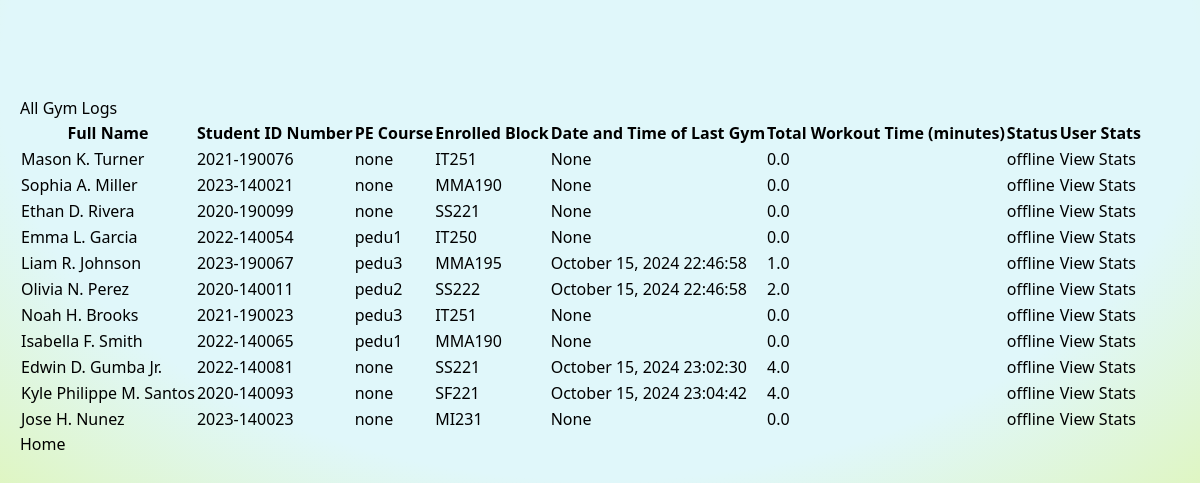
Page /gym_info on the committed database.
### models.py (models this page shows)
class StudentData(db.Model):
    id = db.Column(db.Integer, primary_key=True)
    full_name = db.Column(db.String(100), nullable=False)
    student_id = db.Column(db.String(15), nullable=False, unique=True)
    pe_course = db.Column(db.String(10), nullable=False)
    enrolled_block = db.Column(db.String(10), nullable=False)
    rfid = db.Column(db.String(50), nullable=False, unique=True)
    status = db.Column(db.String(10), nullable=False, default='offline')  # online or offline
    last_gym = db.Column(db.DateTime, nullable=True)  # DateTime of last gym session end
    total_workout_time = db.Column(db.Float, nullable=False, default=0.0)  # Total workout time in minutes
    last_login = db.Column(db.DateTime, nullable=True)  # DateTime of last gym session start
    completed_sessions = db.Column(db.Integer, nullable=False, default=0)  # Number of completed gym sessions

### main.py (the view)
@app.route('/gym_info')
def gym_info():
    all_logs = StudentData.query.all()
    for log in all_logs:
        if log.last_gym:
            log.last_gym = log.last_gym.strftime("%B %d, %Y %H:%M:%S")
    return render_template('gym_info.html', all_logs=all_logs)

### templates/gym_info.html (shortened to what this page needs)
{% extends 'layouts/base.html' %}
{% block content %}
    <h1>All Gym Logs</h1>
    <table>
        <thead>
            <tr>
                <th>Full Name</th>
                <th>Student ID Number</th>
                <th>PE Course</th>
                <th>Enrolled Block</th>
                <th>Date and Time of Last Gym </th>
                <th>Total Workout Time (minutes)</th>
                <th>Status</th>
                <th>User Stats</th>
            </tr>
        </thead>
        <tbody>
            {% for log in all_logs %}
            <tr>
                <td>{{ log.full_name }}</td>
                <td>{{ log.student_id }}</td>
                <td>{{ log.pe_course }}</td>
                <td>{{ log.enrolled_block }}</td>
                <td>{{ log.last_gym }}</td>
                <td>{{ log.total_workout_time | round }}</td>
                <td>{{ log.status }}</td>
                <td><a href = "/individual_stats/{{log.student_id}}">View Stats</a></td>
            </tr>
            {% endfor %}
        </tbody>
    </table>
{% endblock %}

### templates/layouts/base.html (shortened to what this page needs)
<!DOCTYPE html>
<html lang="en" class = "absolute inset-0 -z-10 h-full w-full px-5 py-24 [background:radial-gradient(125%_125%_at_50%_10%,#e0f7fa_40%,#dcf235_100%)]">
<head>
    <link rel="stylesheet" href="{{ url_for('static', filename='css/styles.css') }}">
    <script src="https://cdn.tailwindcss.com"></script>
</head>
<body>
    <div class ="HomeContent">
        {% block content %}
        {% endblock %}
        <a href="/">Home</a>
    </div>
</body>
</html>

### static/css/styles.css (style rules this page uses)
html { background: radial-gradient(125% 125% at 50% 10%, #e0f7fa 40%, #dcf235 100%); }

### rows in the picture
StudentData: full_name "Mason K. Turner", student_id "2021-190076", pe_course "none", enrolled_block "IT251", last_gym "None", total_workout_time "0.0", status "offline"
StudentData: full_name "Sophia A. Miller", student_id "2023-140021", pe_course "none", enrolled_block "MMA190", last_gym "None", total_workout_time "0.0", status "offline"
StudentData: full_name "Ethan D. Rivera", student_id "2020-190099", pe_course "none", enrolled_block "SS221", last_gym "None", total_workout_time "0.0", status "offline"
StudentData: full_name "Emma L. Garcia", student_id "2022-140054", pe_course "pedu1", enrolled_block "IT250", last_gym "None", total_workout_time "0.0", status "offline"
StudentData: full_name "Liam R. Johnson", student_id "2023-190067", pe_course "pedu3", enrolled_block "MMA195", last_gym "October 15, 2024 22:46:58", total_workout_time "1.0", status "offline"
StudentData: full_name "Olivia N. Perez", student_id "2020-140011", pe_course "pedu2", enrolled_block "SS222", last_gym "October 15, 2024 22:46:58", total_workout_time "2.0", status "offline"
StudentData: full_name "Noah H. Brooks", student_id "2021-190023", pe_course "pedu3", enrolled_block "IT251", last_gym "None", total_workout_time "0.0", status "offline"
StudentData: full_name "Isabella F. Smith", student_id "2022-140065", pe_course "pedu1", enrolled_block "MMA190", last_gym "None", total_workout_time "0.0", status "offline"
StudentData: full_name "Edwin D. Gumba Jr.", student_id "2022-140081", pe_course "none", enrolled_block "SS221", last_gym "October 15, 2024 23:02:30", total_workout_time "4.0", status "offline"
StudentData: full_name "Kyle Philippe M. Santos", student_id "2020-140093", pe_course "none", enrolled_block "SF221", last_gym "October 15, 2024 23:04:42", total_workout_time "4.0", status "offline"
StudentData: full_name "Jose H. Nunez", student_id "2023-140023", pe_course "none", enrolled_block "MI231", last_gym "None", total_workout_time "0.0", status "offline"
